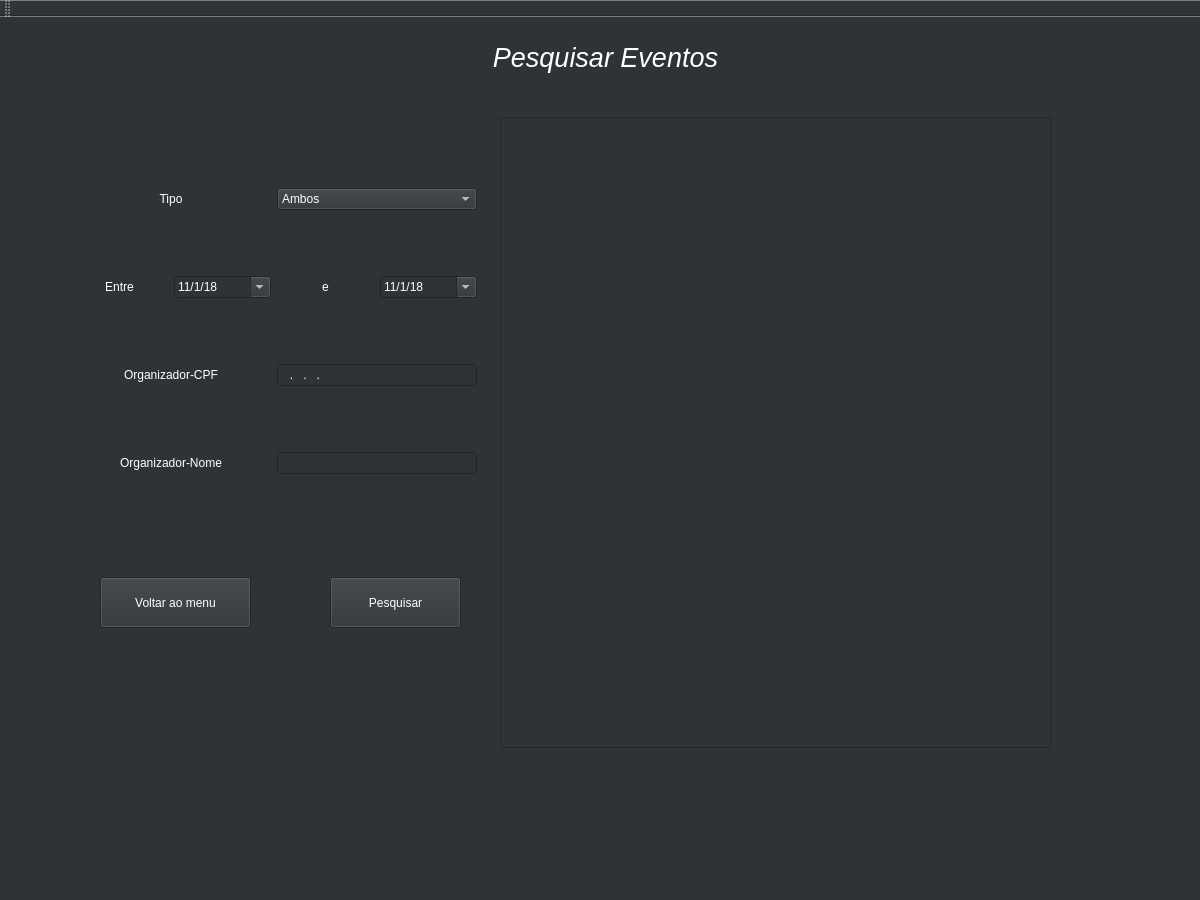
<?xml version="1.0" encoding="UTF-8"?>
<ui version="4.0">
 <class>MainWindow</class>
 <widget class="QMainWindow" name="MainWindow">
  <property name="geometry">
   <rect>
    <x>0</x>
    <y>0</y>
    <width>1200</width>
    <height>900</height>
   </rect>
  </property>
  <property name="windowTitle">
   <string>MainWindow</string>
  </property>
  <property name="styleSheet">
   <string notr="true">background-color: rgb(46, 52, 54);</string>
  </property>
  <widget class="QWidget" name="centralWidget">
   <widget class="QLabel" name="label">
    <property name="geometry">
     <rect>
      <x>400</x>
      <y>20</y>
      <width>411</width>
      <height>41</height>
     </rect>
    </property>
    <property name="font">
     <font>
      <family>Cantarell</family>
      <pointsize>20</pointsize>
      <weight>9</weight>
      <italic>true</italic>
      <bold>false</bold>
     </font>
    </property>
    <property name="styleSheet">
     <string notr="true">font: 75 oblique 20pt &quot;Cantarell&quot;;
color: white</string>
    </property>
    <property name="text">
     <string>&lt;html&gt;&lt;head/&gt;&lt;body&gt;&lt;p&gt;Pesquisar Eventos&lt;/p&gt;&lt;/body&gt;&lt;/html&gt;</string>
    </property>
    <property name="alignment">
     <set>Qt::AlignCenter</set>
    </property>
   </widget>
   <widget class="QWidget" name="verticalLayoutWidget">
    <property name="geometry">
     <rect>
      <x>60</x>
      <y>100</y>
      <width>428</width>
      <height>431</height>
     </rect>
    </property>
    <layout class="QVBoxLayout" name="verticalLayout">
     <item>
      <layout class="QHBoxLayout" name="horizontalLayout">
       <item>
        <widget class="QLabel" name="label_5">
         <property name="styleSheet">
          <string notr="true">font: 14pt &quot;Cantarell&quot;;
color: white</string>
         </property>
         <property name="text">
          <string>&lt;html&gt;&lt;head/&gt;&lt;body&gt;&lt;p&gt;Tipo&lt;/p&gt;&lt;/body&gt;&lt;/html&gt;</string>
         </property>
         <property name="scaledContents">
          <bool>false</bool>
         </property>
         <property name="alignment">
          <set>Qt::AlignCenter</set>
         </property>
         <property name="wordWrap">
          <bool>false</bool>
         </property>
        </widget>
       </item>
       <item>
        <widget class="QComboBox" name="combo_box_choose_event_type">
         <property name="styleSheet">
          <string notr="true">font: 14pt &quot;Cantarell&quot;;
color: white</string>
         </property>
         <item>
          <property name="text">
           <string>Ambos</string>
          </property>
         </item>
         <item>
          <property name="text">
           <string>Casamento</string>
          </property>
         </item>
         <item>
          <property name="text">
           <string>Festa</string>
          </property>
         </item>
        </widget>
       </item>
      </layout>
     </item>
     <item>
      <layout class="QHBoxLayout" name="horizontalLayout_2">
       <item>
        <widget class="QLabel" name="label_6">
         <property name="styleSheet">
          <string notr="true">font: 14pt &quot;Cantarell&quot;;
color: white</string>
         </property>
         <property name="text">
          <string>&lt;html&gt;&lt;head/&gt;&lt;body&gt;&lt;p&gt;Entre&lt;/p&gt;&lt;/body&gt;&lt;/html&gt;</string>
         </property>
         <property name="alignment">
          <set>Qt::AlignCenter</set>
         </property>
        </widget>
       </item>
       <item>
        <widget class="QDateEdit" name="date_edit_start">
         <property name="autoFillBackground">
          <bool>false</bool>
         </property>
         <property name="styleSheet">
          <string notr="true">font: 14pt &quot;Cantarell&quot;;
color: white</string>
         </property>
         <property name="dateTime">
          <datetime>
           <hour>0</hour>
           <minute>0</minute>
           <second>0</second>
           <year>2018</year>
           <month>1</month>
           <day>11</day>
          </datetime>
         </property>
         <property name="maximumDate">
          <date>
           <year>7999</year>
           <month>12</month>
           <day>31</day>
          </date>
         </property>
         <property name="minimumDate">
          <date>
           <year>2000</year>
           <month>1</month>
           <day>1</day>
          </date>
         </property>
         <property name="displayFormat">
          <string>d/M/yy</string>
         </property>
         <property name="calendarPopup">
          <bool>true</bool>
         </property>
         <property name="currentSectionIndex">
          <number>0</number>
         </property>
         <property name="date">
          <date>
           <year>2018</year>
           <month>1</month>
           <day>11</day>
          </date>
         </property>
        </widget>
       </item>
       <item>
        <widget class="QLabel" name="label_7">
         <property name="styleSheet">
          <string notr="true">font: 14pt &quot;Cantarell&quot;;
color: white</string>
         </property>
         <property name="text">
          <string>&lt;html&gt;&lt;head/&gt;&lt;body&gt;&lt;p&gt;e&lt;/p&gt;&lt;/body&gt;&lt;/html&gt;</string>
         </property>
         <property name="alignment">
          <set>Qt::AlignCenter</set>
         </property>
        </widget>
       </item>
       <item>
        <widget class="QDateEdit" name="date_edit_end">
         <property name="autoFillBackground">
          <bool>false</bool>
         </property>
         <property name="styleSheet">
          <string notr="true">font: 14pt &quot;Cantarell&quot;;
color: white</string>
         </property>
         <property name="dateTime">
          <datetime>
           <hour>0</hour>
           <minute>0</minute>
           <second>0</second>
           <year>2018</year>
           <month>1</month>
           <day>11</day>
          </datetime>
         </property>
         <property name="maximumDate">
          <date>
           <year>7999</year>
           <month>12</month>
           <day>31</day>
          </date>
         </property>
         <property name="minimumDate">
          <date>
           <year>2000</year>
           <month>1</month>
           <day>1</day>
          </date>
         </property>
         <property name="displayFormat">
          <string>d/M/yy</string>
         </property>
         <property name="calendarPopup">
          <bool>true</bool>
         </property>
         <property name="currentSectionIndex">
          <number>0</number>
         </property>
         <property name="date">
          <date>
           <year>2018</year>
           <month>1</month>
           <day>11</day>
          </date>
         </property>
        </widget>
       </item>
      </layout>
     </item>
     <item>
      <layout class="QHBoxLayout" name="horizontalLayout_3">
       <item>
        <widget class="QLabel" name="label_8">
         <property name="minimumSize">
          <size>
           <width>200</width>
           <height>20</height>
          </size>
         </property>
         <property name="styleSheet">
          <string notr="true">font: 14pt &quot;Cantarell&quot;;
color: white</string>
         </property>
         <property name="text">
          <string>&lt;html&gt;&lt;head/&gt;&lt;body&gt;&lt;p&gt;Organizador-CPF&lt;/p&gt;&lt;/body&gt;&lt;/html&gt;</string>
         </property>
         <property name="alignment">
          <set>Qt::AlignCenter</set>
         </property>
        </widget>
       </item>
       <item>
        <widget class="QLineEdit" name="line_edit_cpf">
         <property name="styleSheet">
          <string notr="true">font: 14pt &quot;Cantarell&quot;;
color: white</string>
         </property>
         <property name="inputMask">
          <string>999.999.999.99</string>
         </property>
         <property name="clearButtonEnabled">
          <bool>false</bool>
         </property>
        </widget>
       </item>
      </layout>
     </item>
     <item>
      <layout class="QHBoxLayout" name="horizontalLayout_4">
       <item>
        <widget class="QLabel" name="label_9">
         <property name="minimumSize">
          <size>
           <width>200</width>
           <height>0</height>
          </size>
         </property>
         <property name="styleSheet">
          <string notr="true">font: 14pt &quot;Cantarell&quot;;
color: white</string>
         </property>
         <property name="text">
          <string>&lt;html&gt;&lt;head/&gt;&lt;body&gt;&lt;p&gt;Organizador-Nome&lt;/p&gt;&lt;/body&gt;&lt;/html&gt;</string>
         </property>
         <property name="alignment">
          <set>Qt::AlignCenter</set>
         </property>
        </widget>
       </item>
       <item>
        <widget class="QLineEdit" name="line_edit_name">
         <property name="styleSheet">
          <string notr="true">font: 14pt &quot;Cantarell&quot;;
color: white</string>
         </property>
         <property name="inputMask">
          <string/>
         </property>
         <property name="text">
          <string/>
         </property>
         <property name="maxLength">
          <number>32767</number>
         </property>
        </widget>
       </item>
      </layout>
     </item>
    </layout>
   </widget>
   <widget class="QPushButton" name="button_search_events">
    <property name="geometry">
     <rect>
      <x>330</x>
      <y>560</y>
      <width>131</width>
      <height>51</height>
     </rect>
    </property>
    <property name="styleSheet">
     <string notr="true">font: 14pt &quot;Cantarell&quot;;
color: white</string>
    </property>
    <property name="text">
     <string>Pesquisar</string>
    </property>
   </widget>
   <widget class="QTableView" name="table_search_results">
    <property name="geometry">
     <rect>
      <x>500</x>
      <y>100</y>
      <width>551</width>
      <height>631</height>
     </rect>
    </property>
    <property name="styleSheet">
     <string notr="true">font: 14pt &quot;Cantarell&quot;;
color: white</string>
    </property>
   </widget>
   <widget class="QPushButton" name="button_menu">
    <property name="geometry">
     <rect>
      <x>100</x>
      <y>560</y>
      <width>151</width>
      <height>51</height>
     </rect>
    </property>
    <property name="styleSheet">
     <string notr="true">font: 14pt &quot;Cantarell&quot;;
color: white</string>
    </property>
    <property name="text">
     <string>Voltar ao menu</string>
    </property>
   </widget>
  </widget>
  <widget class="QMenuBar" name="menuBar">
   <property name="geometry">
    <rect>
     <x>0</x>
     <y>0</y>
     <width>1200</width>
     <height>25</height>
    </rect>
   </property>
  </widget>
  <widget class="QToolBar" name="mainToolBar">
   <attribute name="toolBarArea">
    <enum>TopToolBarArea</enum>
   </attribute>
   <attribute name="toolBarBreak">
    <bool>false</bool>
   </attribute>
  </widget>
  <widget class="QStatusBar" name="statusBar"/>
 </widget>
 <layoutdefault spacing="6" margin="11"/>
 <resources/>
 <connections/>
</ui>
